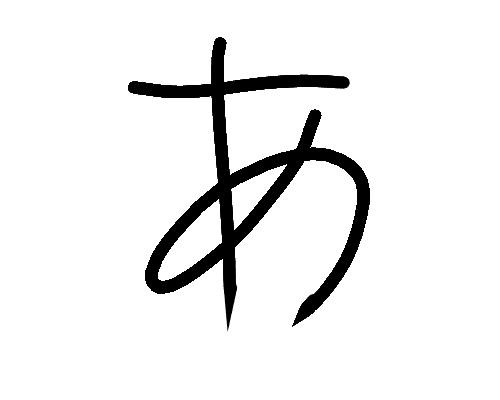
#> input picture dataset/aa/aa005.jpg, 500 x 400 px
$ python preview_augmentation.py --image dataset/aa/aa005.jpg
#> lines starting #> are read from the running program, lines starting #| are printed output that depends on the picture; after the words box and inside, x2 and y2 are one past the last pixel; in counts of white or black regions, pixels touching at a corner belong together
#> in main, image is the input picture: PIL image 500x400 RGB; min 0, max 255, mean 236.6
### data_utils.py
from __future__ import annotations

import csv
from pathlib import Path

import numpy as np
from PIL import Image, ImageEnhance, ImageFilter, ImageOps

from config import (
    ALIAS_TO_CLASS_ID,
    CONTENT_SIZE,
    IMAGE_SIZE,
    KANA,
    NUM_CLASSES,
    ROMAJI,
    SUPPORTED_EXTENSIONS,
)


def preprocess_image(image: Image.Image, image_size: int = IMAGE_SIZE) -> np.ndarray:
    """Преобразует исходное изображение в квадрат image_size x image_size.

    Штрихи символа становятся значениями около 1, фон — около 0.
    Один и тот же preprocessing используется и при обучении, и при предсказании.
    """
    gray = ImageOps.autocontrast(image.convert("L"))
    arr = np.asarray(gray, dtype=np.float32) / 255.0
    ink = 1.0 - arr
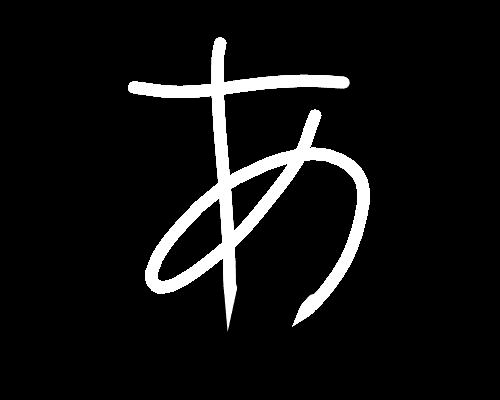
#> ink: shape (400, 500) float32; min 0, max 1, mean 0.0721

    # Белый фон после инверсии близок к 0. Небольшой порог отсекает шум JPEG.
    mask = ink > 0.08
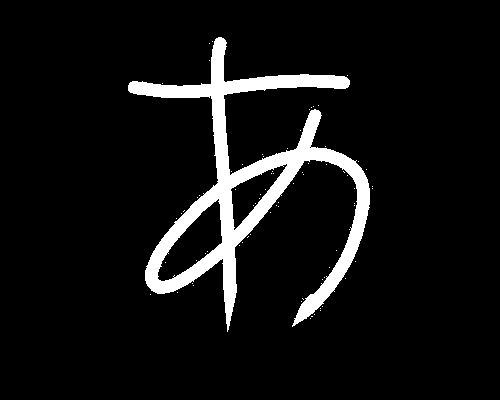
#> mask: shape (400, 500) bool; 7.3% white; 76 white regions (75 under 20 px), largest, box (x1, y1, x2, y2) and area: (128, 37, 370, 332) 14591
    if not mask.any():
        raise ValueError("На изображении не найден символ.")

    ys, xs = np.where(mask)
#> ys = 14671 values from 37 to 331; xs = 14671 values, max 372 at index 7514, min 128 at index 1762, mean 252.3
    left, right = int(xs.min()), int(xs.max()) + 1
#> left = 128; right = 373
    top, bottom = int(ys.min()), int(ys.max()) + 1
#> top = 37; bottom = 332
    ink = ink[top:bottom, left:right]
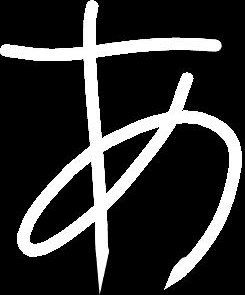
#> ink: shape (295, 245) float32; min 0, max 1, mean 0.2

    if ink.size == 0:
        raise ValueError("После preprocessing изображение оказалось пустым.")

    h, w = ink.shape
#> h = 295; w = 245
    scale = min(CONTENT_SIZE / max(w, 1), CONTENT_SIZE / max(h, 1))
    new_w = max(1, int(round(w * scale)))
    new_h = max(1, int(round(h * scale)))

    ink_img = Image.fromarray(np.uint8(np.clip(ink, 0, 1) * 255), mode="L")
    ink_img = ink_img.resize((new_w, new_h), Image.Resampling.LANCZOS)

    canvas = Image.new("L", (image_size, image_size), 0)
    x = (image_size - new_w) // 2
    y = (image_size - new_h) // 2
    canvas.paste(ink_img, (x, y))

    return np.asarray(canvas, dtype=np.float32) / 255.0


# [1210 lines left out: functions augment_image_array, augment_image_array_extended, augment_training_set_extended, build_or_load_augmented_pool, stratified_subtrain_validation_split, _balanced_source_indices and 12 more, not called in this run]

### preview_augmentation.py
from __future__ import annotations

import argparse
from pathlib import Path

import matplotlib.pyplot as plt
import numpy as np
from PIL import Image

from data_utils import augment_image_array_extended, preprocess_image


def parse_args():
    parser = argparse.ArgumentParser(
        description="Предпросмотр расширенной аугментации одного символа."
    )
    parser.add_argument("--image", type=Path, required=True)
    parser.add_argument("--count", type=int, default=12)
    parser.add_argument("--seed", type=int, default=42)
    parser.add_argument(
        "--output",
        type=Path,
        default=Path("augmentation_preview.png"),
    )
    return parser.parse_args()


def main():
    args = parse_args()
    with Image.open(args.image) as image:
        base = preprocess_image(image)

    rng = np.random.default_rng(args.seed)
    images = [base]
    for _ in range(max(1, args.count - 1)):
        images.append(augment_image_array_extended(base, rng))

    cols = 4
    rows = int(np.ceil(len(images) / cols))
    fig, axes = plt.subplots(rows, cols, figsize=(8, 2 * rows))
    axes = np.asarray(axes).reshape(-1)

    for i, ax in enumerate(axes):
        ax.axis("off")
        if i < len(images):
            ax.imshow(images[i], cmap="gray", vmin=0, vmax=1)
            ax.set_title("исходное" if i == 0 else f"вариант {i}")

    args.output.parent.mkdir(parents=True, exist_ok=True)
    plt.tight_layout()
    plt.savefig(args.output, dpi=180)
    plt.close()
    print(f"Предпросмотр сохранён: {args.output.resolve()}")


if __name__ == "__main__":
    main()
#> (the call stopped at in preprocess_image, `scale = min(CONTENT_SIZE / max(w, 1), CONTENT_SIZE / max(h, 1))`: config is not available in this run)

$ run again, on dataset/aa/aa030.jpg
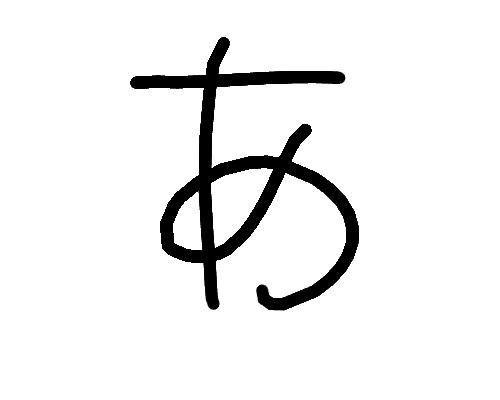
#> input picture dataset/aa/aa030.jpg, 500 x 400 px
#> in main, image is the input picture: PIL image 500x400 RGB; min 0, max 255, mean 237.9
#> in preprocess_image, `mask = ink > 0.08`:
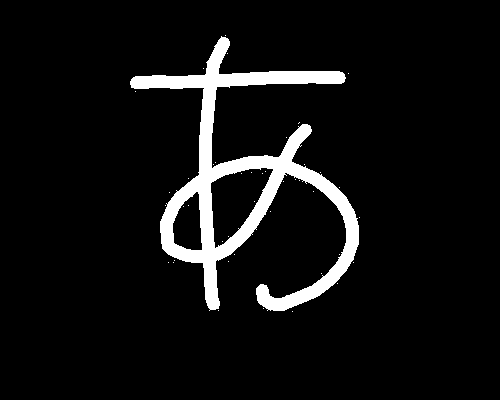
#> mask: shape (400, 500) bool; 6.8% white; 43 white regions (42 under 20 px), largest, box (x1, y1, x2, y2) and area: (130, 36, 359, 311) 13626
#> ys = 13669 values from 35 to 311; xs = 13669 values, max 359 at index 8889, min 130 at index 2144, mean 247
#> left = 130; right = 360
#> top = 35; bottom = 312
#> in preprocess_image, `ink = ink[top:bottom, left:right]`:
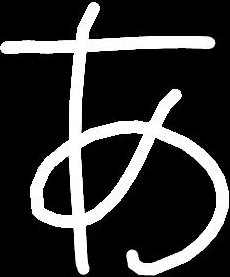
#> ink: shape (277, 230) float32; min 0, max 1, mean 0.21

$ run again, on dataset/aa/aa062.jpg
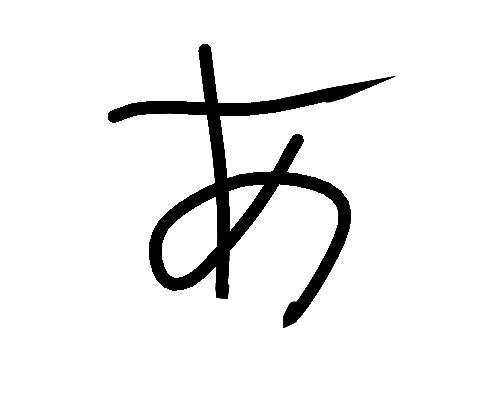
#> input picture dataset/aa/aa062.jpg, 500 x 400 px
#> in main, image is the input picture: PIL image 500x400 RGB; min 0, max 255, mean 237.5
#> in preprocess_image, `mask = ink > 0.08`:
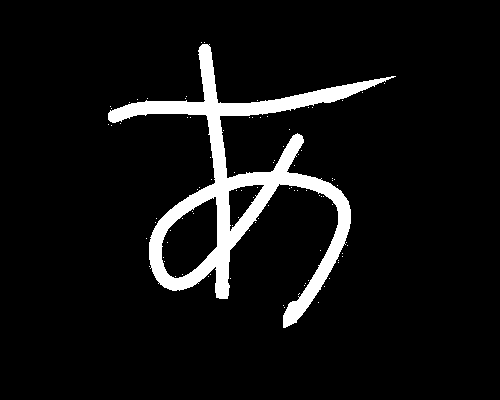
#> mask: shape (400, 500) bool; 7% white; 93 white regions (92 under 20 px), largest, box (x1, y1, x2, y2) and area: (108, 44, 396, 328) 13890
#> ys = 13983 values from 42 to 327; xs = 13983 values, max 395 at index 423, min 108 at index 3809, mean 243.5
#> left = 108; right = 396
#> top = 42; bottom = 328
#> in preprocess_image, `ink = ink[top:bottom, left:right]`:
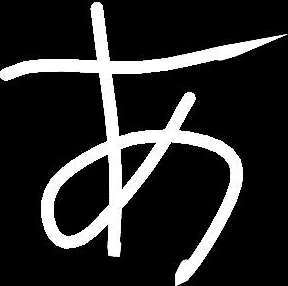
#> ink: shape (286, 288) float32; min 0, max 1, mean 0.167
